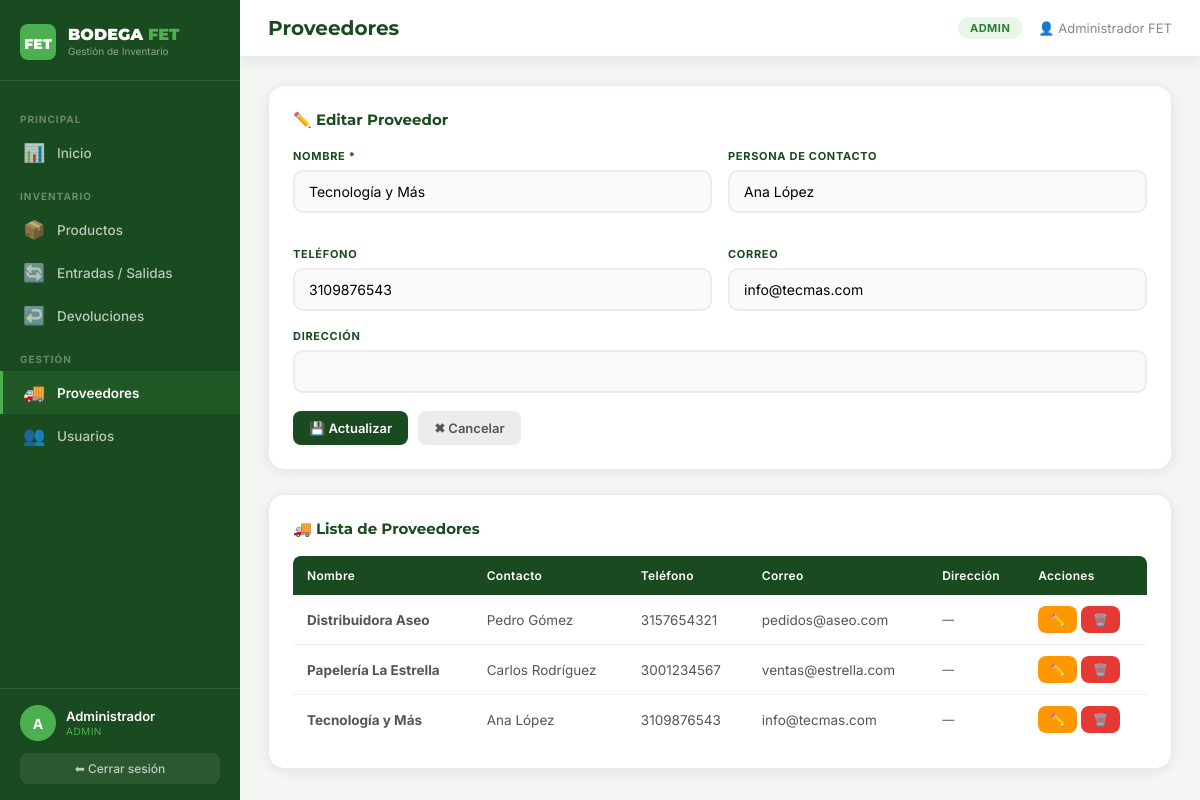
/proveedores.php?editar=2 (signed in), run on the app's committed database.
### tables this page shows
CREATE TABLE proveedores (
    id INT AUTO_INCREMENT PRIMARY KEY,
    nombre VARCHAR(150) NOT NULL,
    contacto VARCHAR(100),
    telefono VARCHAR(20),
    correo VARCHAR(150),
    direccion TEXT,
    activo TINYINT(1) DEFAULT 1,
    fecha_registro TIMESTAMP DEFAULT CURRENT_TIMESTAMP
);

### proveedores.php (the view, shortened to what this page needs)
<?php
require_once 'conexion.php';
$editar = null;
if (isset($_GET['editar'])) {
    $res = mysqli_query($conexion, "SELECT * FROM proveedores WHERE id=".intval($_GET['editar']));
    $editar = mysqli_fetch_assoc($res);
}
$proveedores = mysqli_query($conexion, "SELECT * FROM proveedores WHERE activo=1 ORDER BY nombre");
include 'header.php';
?>
<div class="card" style="margin-bottom:24px;">
    <h3 style="font-family:Montserrat,sans-serif;font-size:15px;color:#1a4a1f;margin-bottom:20px;">
        <?php echo $editar ? '✏️ Editar Proveedor' : '➕ Nuevo Proveedor'; ?>
    </h3>
    <form method="POST">
        <div class="form-grid-2">
            <div class="form-group">
                <label>Nombre *</label>
                <input type="text" name="nombre" class="form-control" required value="<?php echo htmlspecialchars($editar['nombre'] ?? ''); ?>">
            </div>
            <div class="form-group">
                <label>Persona de contacto</label>
                <input type="text" name="contacto" class="form-control" value="<?php echo htmlspecialchars($editar['contacto'] ?? ''); ?>">
            </div>
            <div class="form-group">
                <label>Teléfono</label>
                <input type="text" name="telefono" class="form-control" value="<?php echo htmlspecialchars($editar['telefono'] ?? ''); ?>">
            </div>
            <div class="form-group">
                <label>Correo</label>
                <input type="email" name="correo" class="form-control" value="<?php echo htmlspecialchars($editar['correo'] ?? ''); ?>">
            </div>
        </div>
        <div class="form-group">
            <label>Dirección</label>
            <input type="text" name="direccion" class="form-control" value="<?php echo htmlspecialchars($editar['direccion'] ?? ''); ?>">
        </div>
        <div style="display:flex;gap:10px;">
            <button type="submit" class="btn btn-primary">💾 <?php echo $editar?'Actualizar':'Guardar'; ?></button>
            <?php if ($editar): ?><a href="proveedores.php" class="btn btn-light">✖ Cancelar</a><?php endif; ?>
        </div>
    </form>
</div>
<div class="card">
    <h3 style="font-family:Montserrat,sans-serif;font-size:15px;color:#1a4a1f;margin-bottom:18px;">🚚 Lista de Proveedores</h3>
    <div class="tabla-wrap">
    <table>
        <thead><tr><th>Nombre</th><th>Contacto</th><th>Teléfono</th><th>Correo</th><th>Dirección</th><th>Acciones</th></tr></thead>
        <tbody>
        <?php if(mysqli_num_rows($proveedores)===0): ?>
            <tr><td colspan="6" style="text-align:center;color:#aaa;padding:20px;">Sin proveedores.</td></tr>
        <?php else: ?>
        <?php while($p=mysqli_fetch_assoc($proveedores)): ?>
        <tr>
            <td><strong><?php echo htmlspecialchars($p['nombre']); ?></strong></td>
            <td><?php echo htmlspecialchars($p['contacto'] ?: '—'); ?></td>
            <td><?php echo htmlspecialchars($p['telefono'] ?: '—'); ?></td>
            <td><?php echo htmlspecialchars($p['correo'] ?: '—'); ?></td>
            <td style="font-size:12px;"><?php echo htmlspecialchars($p['direccion'] ?: '—'); ?></td>
            <td style="white-space:nowrap;">
                <a href="proveedores.php?editar=<?php echo $p['id']; ?>" class="btn btn-warning btn-sm">✏️</a>
                <a href="proveedores.php?eliminar=<?php echo $p['id']; ?>" class="btn btn-danger btn-sm" onclick="return confirm('¿Eliminar?')">🗑️</a>
            </td>
        </tr>
        <?php endwhile; ?>
        <?php endif; ?>
        </tbody>
    </table>
    </div>
</div>
<?php include 'footer.php'; ?>

### header.php (style rules this page uses)
:root { --verde-oscuro: #1a4a1f; --verde-medio: #2d7a35; --verde-claro: #4caf50; --verde-suave: #e8f5e9; --blanco: #ffffff; --gris-bg: #f4f6f4; --gris-claro: #ececec; --gris-texto: #555; --sombra: 0 2px 12px rgba(26,74,31,0.10); --sidebar-w: 240px; }
* { margin:0; padding:0; box-sizing:border-box; }
body { font-family:'Inter',sans-serif; background:var(--gris-bg); display:flex; min-height:100vh; }
.card { background:var(--blanco); border-radius:16px; padding:24px; box-shadow:var(--sombra); border:1px solid var(--gris-claro); }
.tabla-wrap { overflow-x:auto; }
table { width:100%; border-collapse:collapse; font-size:13.5px; }
thead th { background:var(--verde-oscuro); color:white; padding:12px 14px; text-align:left; font-weight:600; font-size:12px; letter-spacing:0.3px; }
thead th:first-child { border-radius:8px 0 0 0; }
thead th:last-child { border-radius:0 8px 0 0; }
tbody td { padding:11px 14px; border-bottom:1px solid #f0f0f0; color:var(--gris-texto); }
tbody tr:last-child td { border-bottom:none; }
.btn { display:inline-flex; align-items:center; gap:6px; padding:9px 16px; border-radius:8px; font-size:13px; font-weight:600; cursor:pointer; border:none; text-decoration:none; transition:all 0.2s; font-family:'Inter',sans-serif; }
.btn-primary { background:var(--verde-oscuro); color:white; }
.btn-warning { background:#ff9800; color:white; }
.btn-danger { background:#e53935; color:white; }
.btn-light { background:var(--gris-claro); color:var(--gris-texto); }
.btn-sm { padding:6px 12px; font-size:12px; }
.form-group { margin-bottom:18px; }
.form-group label { display:block; font-size:11px; font-weight:700; color:var(--verde-oscuro); text-transform:uppercase; letter-spacing:0.7px; margin-bottom:7px; }
.form-control { width:100%; padding:11px 14px; border:2px solid var(--gris-claro); border-radius:10px; font-size:14px; font-family:'Inter',sans-serif; outline:none; transition:border-color 0.2s, box-shadow 0.2s; background:#fafafa; }
.form-grid-2 { display:grid; grid-template-columns:1fr 1fr; gap:16px; }

### data on the page
proveedores: nombre "Tecnología y Más", contacto "Ana López", telefono "3109876543", correo "info@tecmas.com", direccion "—"
proveedores: nombre "Distribuidora Aseo", contacto "Pedro Gómez", telefono "3157654321", correo "pedidos@aseo.com", direccion "—"
proveedores: nombre "Papelería La Estrella", contacto "Carlos Rodríguez", telefono "3001234567", correo "ventas@estrella.com", direccion "—"

### other printed values
substr($_SESSION['nombre'],0,1) "A"
explode(' ',$_SESSION['nombre'])[0] "Administrador"
$_SESSION['rol'] "ADMIN"
$titulo_pagina "Proveedores"
$_SESSION['nombre'] "Administrador FET"
